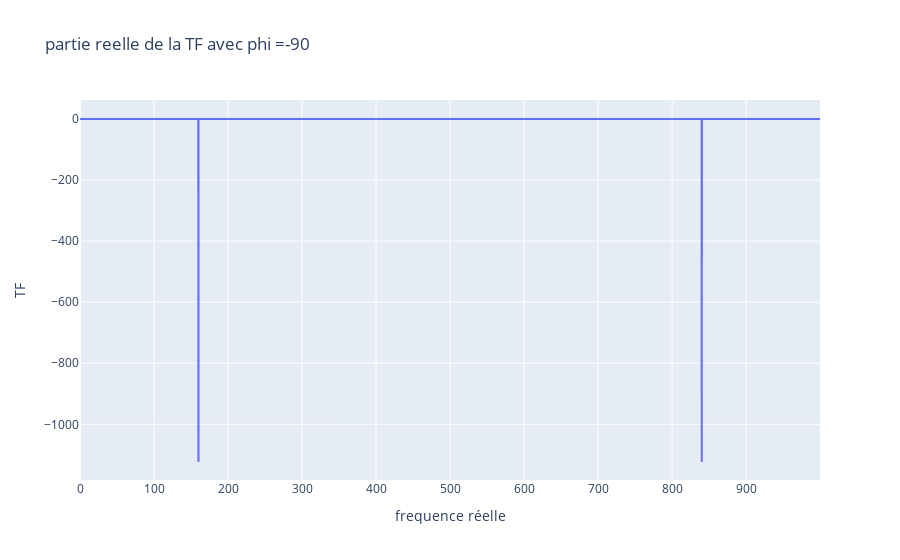
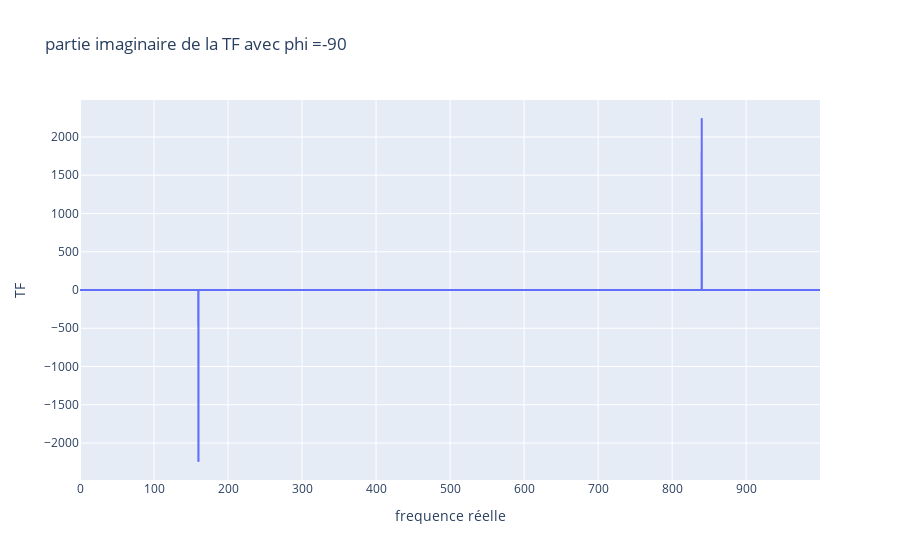

Source (notebook cell) for these figures, in order:
### Markdown cell above
4. Afficher maintenant les parties réelles et imaginaires de la TFD K-points de la séquence précédente (avec ϕ =
−90◦), toujours en fonction des indices fréquentiels. Comparer avec les tracés précédents

### Code cell
#Calcul de la TF
k, t, s3 = Fcos(1,800,5000,-90,5000)
n1,f1,nu1, TFD1 = TFourier(s3, 1000, 5000)

#tracé de la TF
figReelle = px.line(x=nu1, y=np.real(TFD1), 
                    title='partie reelle de la TF avec phi =-90', 
                    labels={'x':'frequence réelle', 'y':'TF'}).show()
figImag = px.line(x=nu1, y=np.imag(TFD1), 
                  title='partie imaginaire de la TF avec phi =-90', 
                  labels={'x':'frequence réelle', 'y':'TF'}).show()

### Figure 1 — Plotly figure (JSON) as saved in the notebook; plotly's stock layout.template omitted (floating-point values rounded to 4 significant figures; data arrays with more than 128 entries replaced by an {"elided": "..."} marker saying what was removed)
{"data": [{"hovertemplate": "frequence réelle=%{x}<br>TF=%{y}<extra></extra>", "legendgroup": "", "line": {"color": "#636efa", "dash": "solid"}, "marker": {"symbol": "circle"}, "mode": "lines", "name": "", "showlegend": false, "type": "scattergl", "x": {"elided": "5000 float values"}, "xaxis": "x", "y": {"elided": "5000 float values"}, "yaxis": "y"}], "layout": {"legend": {"tracegroupgap": 0}, "title": {"text": "partie reelle de la TF avec phi =-90"}, "xaxis": {"anchor": "y", "domain": [0, 1], "title": {"text": "frequence réelle"}}, "yaxis": {"anchor": "x", "domain": [0, 1], "title": {"text": "TF"}}}}

### Figure 2 — Plotly figure (JSON) as saved in the notebook; plotly's stock layout.template omitted (floating-point values rounded to 4 significant figures; data arrays with more than 128 entries replaced by an {"elided": "..."} marker saying what was removed)
{"data": [{"hovertemplate": "frequence réelle=%{x}<br>TF=%{y}<extra></extra>", "legendgroup": "", "line": {"color": "#636efa", "dash": "solid"}, "marker": {"symbol": "circle"}, "mode": "lines", "name": "", "showlegend": false, "type": "scattergl", "x": {"elided": "5000 float values"}, "xaxis": "x", "y": {"elided": "5000 float values"}, "yaxis": "y"}], "layout": {"legend": {"tracegroupgap": 0}, "title": {"text": "partie imaginaire de la TF avec phi =-90"}, "xaxis": {"anchor": "y", "domain": [0, 1], "title": {"text": "frequence réelle"}}, "yaxis": {"anchor": "x", "domain": [0, 1], "title": {"text": "TF"}}}}
